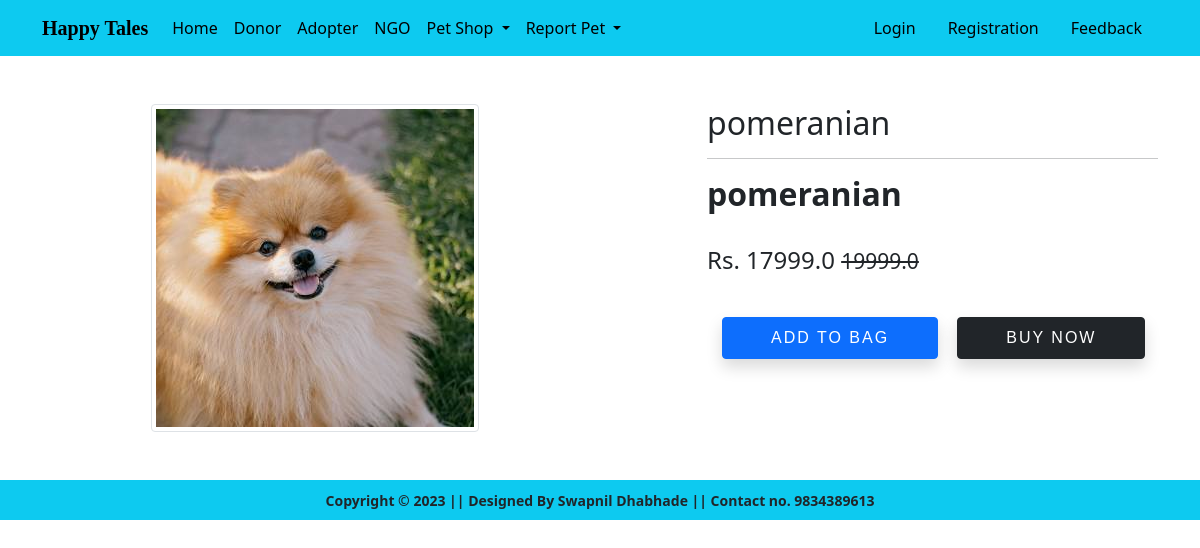
Screenshot of /product-detail/1 with the database file from the repository.
### donation/models.py (models this page shows, shortened)
class Product(models.Model):
    title = models.CharField(max_length=100)
    selling_price = models.FloatField()
    discounted_price = models.FloatField()
    description = models.TextField()
    brand = models.CharField(max_length=100)
    category = models.CharField(choices=CATEGORY_CHOICES, max_length=5)
    product_image = models.ImageField(upload_to="productimg")

### donation/views.py (the view)
# urls.py: path('product-detail/<int:pk>',views.ProductDetailView.as_view(), name='product-detail'),
class ProductDetailView(View):
    def get(self, request, pk):
        totalitem = 0
        product = Product.objects.get(pk=pk)
        item_already_in_cart = False
        if request.user.is_authenticated:
            item_already_in_cart = Cart.objects.filter(Q(product=product.id) & Q(user=request.user)).exists()
            if request.user.is_authenticated:
                totalitem = len(Cart.objects.filter(user=request.user))
        return render(request, 'productdetail.html',
                      {'product': product, 'item_already_in_cart': item_already_in_cart, 'totalitem': totalitem})

### donation/templates/productdetail.html (shortened to what this page needs)
{% extends 'base.html' %}
{% load static %}
{% block main-content %}
<div class="container my-5">
 <div class="row">
  <div class="col-sm-6 text-center align-self-center">
   <img src="{{product.product_image.url}}" alt="" class="img-fluid img-thumbnail">
  </div>
  <div class="col-sm-5 offset-sm-1">
   <h2>{{product.title}}</h2>
   <hr>
   <h2 class="fw-bold">{{product.description}}</h2> <br>
   <h4>Rs. {{product.discounted_price}} <small class="fw-light text-decoration-line-through">{{product.selling_price}}</small></h4> <br>
{% if not request.user.is_authenticated %}
<form action="/add-to-cart" class="d-inline"><input type="hidden" name="prod_id" value={{product.id}} id="prod_id">
    <button type="submit" class="btn btn-primary shadow px-5 py-2">Add To Bag</button>
</form>
{% endif %}
{% if not request.user.is_authenticated %}
<form action="/add-to-cart" class="d-inline"><input type="hidden" name="prod_id" value={{product.id}} id="prod_id">
    <button type="submit" class="btn btn-dark shadow px-5 py-2">Buy Now</button>
</form>
{% endif %}
  </div>
 </div>
</div>
{% endblock main-content %}

### donation/static/mystyle.css (style rules this page uses)
button { padding: 5px 8px; font-family: "Josefin Sans", sans-serif; text-transform: uppercase; margin-top: 10px; margin-bottom: 10px; margin-left: 15px; font-size: 13px; letter-spacing: 2px; font-weight: 500; color: #868686; background-color: #fff; outline: none; border: 1px solid black; cursor: pointer; }

### donation/static/app/css/style.css (style rules this page uses)
button { padding: 5px 8px; font-family: "Josefin Sans", sans-serif; text-transform: uppercase; margin-top: 10px; margin-bottom: 10px; margin-left: 15px; font-size: 13px; letter-spacing: 2px; font-weight: 500; color: #868686; background-color: #fff; outline: none; border: 1px solid black; cursor: pointer; }

### rows the page displays
Product: product_image (picture), title "pomeranian", description "pomeranian", discounted_price "17999.0", selling_price "19999.0"
